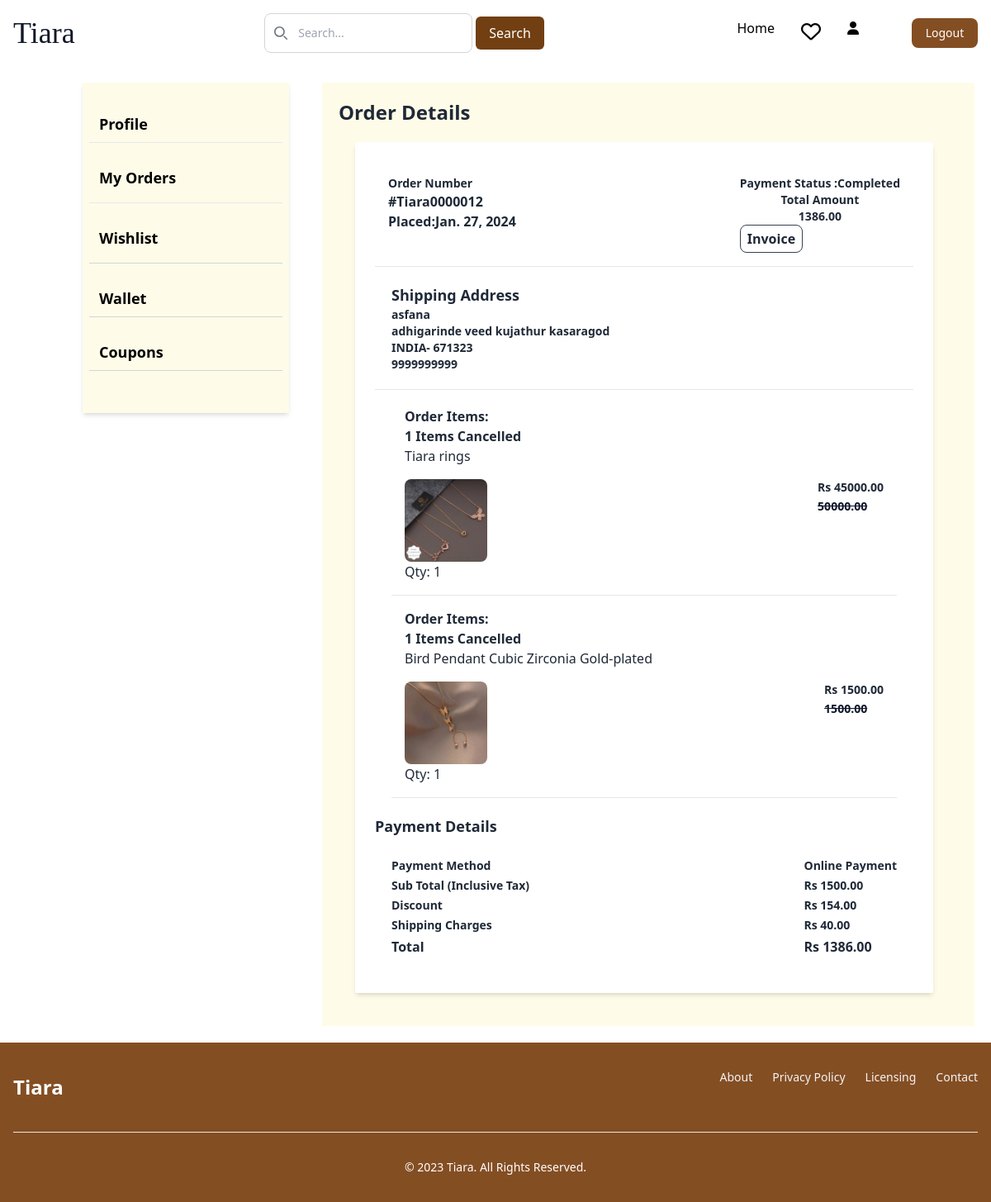
Page /userdetails/order_details/12/ (signed in) on the committed database.
### cart/models.py (models this page shows, shortened)
class Order(models.Model):
    user = models.ForeignKey(Custom_user, on_delete=models.CASCADE, related_name='orders')
    shipping_address = models.ForeignKey(Shipping_address, null=True, blank=True, on_delete=models.SET_NULL, related_name='orders')
    variant= models.ManyToManyField(Variant,through='OrderItem')
    order_date=models.DateField(auto_now=True)
    total_amount=models.DecimalField(max_digits=10,decimal_places=2)
    shipping_charge=models.DecimalField(default=40, max_digits=10,decimal_places=2)
    discount=models.DecimalField(default=0, max_digits=10,decimal_places=2)
    Grand_total=models.DecimalField(default=0, max_digits=10,decimal_places=2)
    quantity = models.PositiveIntegerField(default=1)
    payment_status_choices=[(1,'Completed'),
                            (2, 'Failure'),
                            (3,'Pending'),
                            ]
    payment_status=models.IntegerField(choices=payment_status_choices, default=3)
    ORDER_STATUS_CHOICES = [
        ('confirmed', 'Confirmed'),
        ('shipped', 'Shipped'),
        ('cancelled', 'Cancelled'),
        ('delivered', 'Delivered'),
    ]
    status = models.CharField(max_length=20, choices=ORDER_STATUS_CHOICES, default='confirmed')
    payment_method_choices=[
        ('COD','Cash On Delivery'),
        ('Online Payment','Online Payment'),
    ]
    payment_method = models.CharField(max_length=50,default=None)

class Shipping_address(models.Model):
    full_name=models.CharField(max_length=50, null=True, blank=True)
    address=models.TextField(null=True, blank=True)
    city=models.CharField(max_length=50,null=True, blank=True)
    country=models.CharField(max_length=50, null=True, blank=True)
    pincode=models.IntegerField(null=True, blank=True)
    phone_No=models.IntegerField(null=True, blank=True)

class OrderItem(models.Model):
    order = models.ForeignKey(Order, on_delete=models.CASCADE,related_name='orders')
    variant = models.ForeignKey(Variant, on_delete=models.CASCADE, related_name='orders')
    quantity = models.PositiveIntegerField(default=1)
    product_price=models.DecimalField(default=0, max_digits=10,decimal_places=2)

### adminapp/models.py (models this page shows, shortened)
class Variant(models.Model):
    color=models.CharField(max_length=50, default="None")
    product=models.ForeignKey(Product, on_delete=models.CASCADE, related_name='variants')
    price = models.DecimalField(default=0, max_digits=7, decimal_places=2)
    stock=models.IntegerField(default=0)
    img1=models.ImageField(upload_to='product_images',blank=True)
    img2=models.ImageField(upload_to='product_images',blank=True)
    img3=models.ImageField(upload_to='product_images',blank=True)
    img4=models.ImageField(upload_to='product_images',blank=True)
    active=models.BooleanField(default=True)
    discount_price = models.DecimalField(default=0, max_digits=7, decimal_places=2)

class Product(models.Model):
    productname=models.CharField(max_length=50)
    category=models.ForeignKey(Category,on_delete=models.CASCADE)
    details=models.CharField(max_length=100, default='None')
    description=models.TextField()
    active = models.BooleanField(null=True, blank=True)
    offer = models.ForeignKey(ProductOffer, on_delete=models.SET_NULL, null=True, blank=True)

### userdetails/views.py (the view)
# urls.py: path('order_details/<int:order_id>/', views.order_details, name="order_details"),
@login_required(login_url='login')
def order_details(request,order_id):
    order=Order.objects.get(id=order_id)
    return render(request, 'user/order_details.html',{'order':order})

### templates/user/order_details.html (shortened to what this page needs)
  {% extends 'base.html' %}
  {% block content %}
  {% include 'profile.html' %}
  <div class="bg-yellow-50 w-3/4 h-auto m-5 text-gray-800">
      {% if order %}
          <div class="flex flex-col m-5">
            <h1 class="text-2xl font-semibold ">Order Details</h1>
            <div class=" rounded-sm bg-white p-6 shadow-md m-5 " style="width:700px;">
              <div class="m-4 flex justify-between">
                <div>
                    <p class="text-sm font-semibold">Order Number</p>
                    <p class="text-md font-semibold">#Tiara00000{{ order.id }}</p>
                    <p class="text-md font-semibold">Placed:{{ order.order_date }}</p>
                </div>
                <div>
                    <p class="text-sm font-semibold text-center">Payment Status :{{ order.get_payment_status_display }}</p>
                    <p class="text-sm font-semibold text-center">Total Amount <br>{{ order.Grand_total }}</p>
                    <div class="">
                    <button class="px-2 py-1 border border-gray-700 text-center rounded-lg font-semibold "><a href="{% url 'invoice' order.id %}" target="_blank"> Invoice</a></button>
                    </div>
                </div>
            </div>
            <hr>
            <div class="m-5  ">
            <p class="text-lg font-semibold ">Shipping Address</p>
              <p class="text-sm font-semibold">{{order.shipping_address.full_name}}</p>
              <p class="text-sm font-semibold">{{order.shipping_address.address}}  {{order.shipping_address.city }}</p>
              <p class="text-sm font-semibold">{{order.shipping_address.country}}- {{order.shipping_address.pincode}}</p>
              <p class="text-sm font-semibold">{{order.shipping_address.phone_No}}</p>
          </div>
          <hr>
          <div class="m-5 ">
            {% for order_item in order.orders.all %}
            <div class="m-4 flex justify-between">
              <div>
            <p class="text-md font-semibold ">Order Items:</p>
            <div>
              {% if order.status == 'confirmed' %}
                  <p class="text-md font-semibold">{{ order_item.quantity }} Items Confirmed</p>
              {% elif order.status == 'cancelled' %}
                  <p class="text-md font-semibold">{{ order_item.quantity }} Items Cancelled</p>
              {% elif order.status == 'shipped' %}
                  <p class="text-md font-semibold">{{ order_item.quantity }} Items Shipped</p>
              {% elif order.status == 'delivered' %}
                  <p class="text-md font-semibold">{{ order_item.quantity }} Items Delivered</p>
              {% endif %}
                        <p> {{ order_item.variant.product.productname }}</p>
                      </div>
                   </div>
                  </div>
                        <div class="m-4 flex justify-between">
                          <div>
                        <img src="{{ order_item.variant.img1.url }}" alt="product-image" class="rounded-lg sm:w-40" style="height:100px; width:100px;" />
                        <p>Qty: {{ order_item.quantity }}</p>
                      </div>
                      <div>
                        <p class=" text-sm font-semibold text-center">Rs {{order_item.variant.discount_price}}</p>
                        <span class="text-sm font-semibold text-slate-900 line-through text-center">{{ order_item.variant.price }}</span>
                      </div>
                    </div>
                    <hr>
                    {% endfor %}
                    </div>
              <p class="text-lg font-semibold mt-5 ">Payment Details</p>
              <div class="flex justify-between">
              <div class="m-5">
              <p class="text-sm font-semibold mt-1">Payment Method</p>
              <p class="text-sm font-semibold mt-1">Sub Total (Inclusive Tax)</p>
              <p class="text-sm font-semibold mt-1">Discount</p>
              <p class="text-sm font-semibold mt-1">Shipping Charges</p>
              <p class="text-md font-semibold mt-1">Total</p>
            </div>
            <div class="m-5">
              <p class="text-sm font-semibold mt-1">{{order.payment_method}}</p>
              <p class="text-sm font-semibold mt-1">Rs {{order.total_amount}}</p>
              <p class="text-sm font-semibold mt-1">Rs {{order.discount}}</p>
              <p class="text-sm font-semibold mt-1">Rs {{order.shipping_charge}}</p>
              <p class="text-md font-semibold mt-1">Rs {{order.Grand_total}}</p>
            </div>
            </div>
            </div>
          </div>
          </div>
      {% endif %}
    </div>
{% endblock %}

### rows in the picture
Order: id "12", order_date "Jan. 27, 2024", payment_status "Completed", Grand_total "1386.00", shipping_address.full_name "asfana", shipping_address.address "adhigarinde veed kujathur", shipping_address.city "kasaragod", shipping_address.country "INDIA", shipping_address.pincode "671323", shipping_address.phone_No "9999999999", payment_method "Online Payment", total_amount "1500.00", discount "154.00", shipping_charge "40.00"
OrderItem: quantity "1", variant.product.productname "Tiara rings", variant.img1 (picture), variant.discount_price "45000.00", variant.price "50000.00"
OrderItem: quantity "1", variant.product.productname "Bird Pendant Cubic Zirconia Gold-plated", variant.img1 (picture), variant.discount_price "1500.00", variant.price "1500.00"
